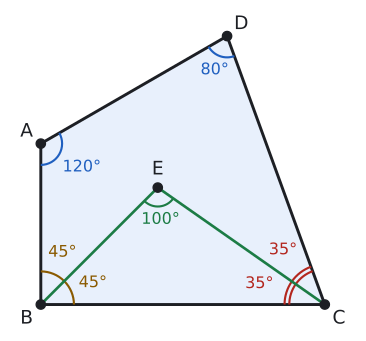

The script that drew this image:
import sys; sys.path.insert(0, "tools")
from cizim import *

# ABCD: A=120, B=90, C=70, D=80. [BE] ve [CE], B ve C açılarının açıortayları. m(BEC) = (120+80)/2 = 100.
def u(d): return np.array([np.cos(np.radians(d)), np.sin(np.radians(d))])
def dortgen(a, b, c, d, L, p):
    B = np.array([0.0, 0.0]); C = np.array([L, 0.0]); A = p * u(b)
    u1, u2 = u(180 - c), u(360 - c - d)
    s, t = np.linalg.solve(np.column_stack([u1, u2]), A - C)
    return A, B, C, C + s * u1
def olc(P, Q, R):
    v, w = Q - P, R - P
    return np.degrees(np.arccos(v @ w / np.linalg.norm(v) / np.linalg.norm(w)))
def kesis(P, d1, Q, d2):
    s, t = np.linalg.solve(np.column_stack([d1, -d2]), Q - P); return P + s * d1

A, B, C, D = dortgen(120, 90, 70, 80, 6.0, 3.4)
E = kesis(B, u(45), C, u(180 - 35))
print("iç açılar:", [round(olc(*k), 2) for k in ((A, D, B), (B, A, C), (C, B, D), (D, C, A))], "BEC:", round(olc(E, B, C), 2))

u_ = lambda v: v / np.linalg.norm(v)
fig, ax = sekil(5.6, 4.4)
ax.set_aspect("equal"); ax.axis("off")
ax.add_patch(patches.Polygon([A, B, C, D], closed=True, facecolor=MAVI_ACIK, edgecolor=YAZI, lw=2.2))
ax.plot(*zip(B, E), color=YESIL, lw=2); ax.plot(*zip(C, E), color=YESIL, lw=2)
for k, v, d in (("A", A, (-0.3, 0.25)), ("B", B, (-0.3, -0.3)), ("C", C, (0.3, -0.3)), ("D", D, (0.3, 0.25)), ("E", E, (0.0, 0.38))):
    nokta(ax, *v, ""); ax.text(v[0] + d[0], v[1] + d[1], k, ha="center", va="center", fontsize=14)
aci(ax, A, B, D, r=0.45, renk=MAVI)
ma = (u_(B - A) + u_(D - A)); ma = ma / np.linalg.norm(ma)
ax.text(A[0] + 1.0 * ma[0], A[1] + 1.0 * ma[1], "120°", color=MAVI, fontsize=12, ha="center", va="center")
aci(ax, D, A, C, r=0.45, ad="80°", renk=MAVI)
# B'de iki eş parça (tek yay), C'de iki eş parça (çift yay)
aci(ax, B, A, E, r=0.7, ad="45°", renk=SARI); aci(ax, B, E, C, r=0.7, ad="45°", renk=SARI)
for r in (0.75, 0.85):
    aci(ax, C, B, E, r=r, renk=KIRMIZI); aci(ax, C, E, D, r=r, renk=KIRMIZI)
ax.text(*(C + 1.45 * u(180 - 17.5)), "35°", color=KIRMIZI, fontsize=12, ha="center", va="center")
ax.text(*(C + 1.45 * u(180 - 52.5)), "35°", color=KIRMIZI, fontsize=12, ha="center", va="center")
aci(ax, E, B, C, r=0.4, ad="100°", renk=YESIL)
ax.set_xlim(-0.7, C[0] + 0.7); ax.set_ylim(-0.6, max(A[1], D[1]) + 0.6)
kaydet(fig, __file__)
